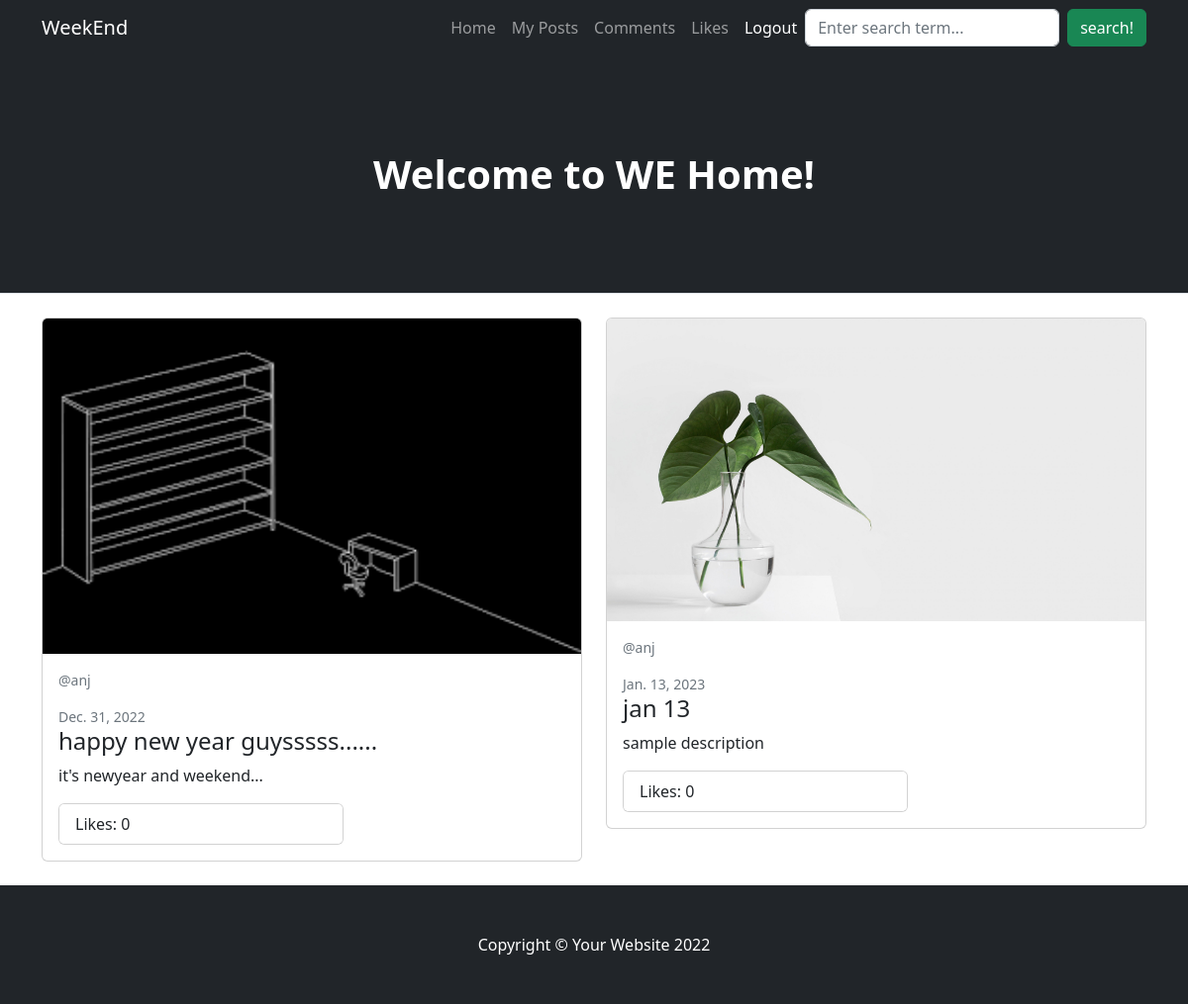
/my_post (signed in), run on the app's committed database.
### weekendpost/models.py (models this page shows, shortened)
class Posts(models.Model):
    title=models.CharField(max_length=200)
    image=models.ImageField(upload_to="images",null=True)
    description=models.CharField(max_length=500)
    posted_by=models.ForeignKey(User,on_delete=models.CASCADE)
    posted_date=models.DateField(auto_now_add=True)
    post_like=models.ManyToManyField(User,related_name="liked")
    @property
    def post_likescount(self):
        return self.post_like.all().count()

### weekendweb/views.py (the view)
# urls.py: path("my_post",MyPostView.as_view(),name="my-post"),
class MyPostView(ListView):
    template_name="mypost.html"
    model=Posts
    context_object_name="post"
    def get_queryset(self):
        return Posts.objects.filter(posted_by=self.request.user)

### weekendweb/templates/mypost.html
{% extends 'base.html' %}
{%block body_block%}
<div class="row">
    {%for mp in post%}
    <div class="col-lg-6">
        <div class="card mb-4">
            <a href="#!">
                <img class="card-img-top" src="{{mp.image.url}}" alt="..." /></a>
            <div class="card-body">
                <div class="small text-muted">
                    <p class="post-meta">@{{mp.posted_by}}</p>
                    {{mp.posted_date}}
                </div>
                <h2 class="card-title h4">{{mp.title}}</h2>
                <p class="card-text">{{mp.description}}</p>
                <div class="card" style="width: 18rem;">
                    <ul class="list-group list-group-flush">
                        <li class="list-group-item">Likes: {{mp.post_likescount}}</li>
                    </ul>
                </div>
            </div>
        </div>
    </div>
    {% endfor%}
</div>
{%endblock%}

### data on the page
Posts: image (picture), posted_by "anj", posted_date "Dec. 31, 2022", title "happy new year guysssss......", description "it's newyear and weekend...", post_likescount "0"
Posts: image (picture), posted_by "anj", posted_date "Jan. 13, 2023", title "jan 13", description "sample description", post_likescount "0"
